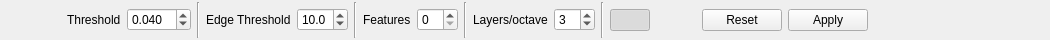
<?xml version="1.0" encoding="UTF-8"?>
<ui version="4.0">
 <class>barTELEA</class>
 <widget class="QWidget" name="barTELEA">
  <property name="enabled">
   <bool>true</bool>
  </property>
  <property name="geometry">
   <rect>
    <x>0</x>
    <y>0</y>
    <width>1050</width>
    <height>40</height>
   </rect>
  </property>
  <property name="sizePolicy">
   <sizepolicy hsizetype="Expanding" vsizetype="Preferred">
    <horstretch>0</horstretch>
    <verstretch>0</verstretch>
   </sizepolicy>
  </property>
  <property name="minimumSize">
   <size>
    <width>0</width>
    <height>40</height>
   </size>
  </property>
  <property name="maximumSize">
   <size>
    <width>16777215</width>
    <height>40</height>
   </size>
  </property>
  <property name="windowTitle">
   <string>TELEA Parameters Toolbar</string>
  </property>
  <layout class="QHBoxLayout" name="horizontalLayout_2">
   <property name="topMargin">
    <number>2</number>
   </property>
   <property name="rightMargin">
    <number>4</number>
   </property>
   <property name="bottomMargin">
    <number>2</number>
   </property>
   <item>
    <widget class="QLabel" name="label">
     <property name="minimumSize">
      <size>
       <width>24</width>
       <height>24</height>
      </size>
     </property>
     <property name="maximumSize">
      <size>
       <width>24</width>
       <height>24</height>
      </size>
     </property>
     <property name="text">
      <string/>
     </property>
     <property name="pixmap">
      <pixmap resource="../icon_src.qrc">:/icons/Sift.png</pixmap>
     </property>
     <property name="scaledContents">
      <bool>true</bool>
     </property>
    </widget>
   </item>
   <item>
    <widget class="QFrame" name="frame_9">
     <property name="sizePolicy">
      <sizepolicy hsizetype="Fixed" vsizetype="Preferred">
       <horstretch>0</horstretch>
       <verstretch>0</verstretch>
      </sizepolicy>
     </property>
     <property name="minimumSize">
      <size>
       <width>20</width>
       <height>0</height>
      </size>
     </property>
     <property name="maximumSize">
      <size>
       <width>20</width>
       <height>16777215</height>
      </size>
     </property>
    </widget>
   </item>
   <item>
    <widget class="QLabel" name="label_6">
     <property name="text">
      <string>Threshold</string>
     </property>
     <property name="buddy">
      <cstring>uiDoubleSpinBoxThreshold</cstring>
     </property>
    </widget>
   </item>
   <item>
    <widget class="QDoubleSpinBox" name="uiDoubleSpinBoxThreshold">
     <property name="decimals">
      <number>3</number>
     </property>
     <property name="minimum">
      <double>0.001000000000000</double>
     </property>
     <property name="maximum">
      <double>10.000000000000000</double>
     </property>
     <property name="singleStep">
      <double>0.010000000000000</double>
     </property>
     <property name="value">
      <double>0.040000000000000</double>
     </property>
    </widget>
   </item>
   <item>
    <widget class="Line" name="line_2">
     <property name="orientation">
      <enum>Qt::Vertical</enum>
     </property>
    </widget>
   </item>
   <item>
    <widget class="QLabel" name="label_5">
     <property name="text">
      <string>Edge Threshold</string>
     </property>
     <property name="buddy">
      <cstring>uiDoubleSpinBoxEdgeThreshold</cstring>
     </property>
    </widget>
   </item>
   <item>
    <widget class="QDoubleSpinBox" name="uiDoubleSpinBoxEdgeThreshold">
     <property name="decimals">
      <number>1</number>
     </property>
     <property name="minimum">
      <double>1.000000000000000</double>
     </property>
     <property name="maximum">
      <double>99.900000000000006</double>
     </property>
     <property name="singleStep">
      <double>0.100000000000000</double>
     </property>
     <property name="value">
      <double>10.000000000000000</double>
     </property>
    </widget>
   </item>
   <item>
    <widget class="Line" name="line">
     <property name="orientation">
      <enum>Qt::Vertical</enum>
     </property>
    </widget>
   </item>
   <item>
    <widget class="QLabel" name="label_7">
     <property name="text">
      <string>Features</string>
     </property>
     <property name="buddy">
      <cstring>uiSpinBoxFeatures</cstring>
     </property>
    </widget>
   </item>
   <item>
    <widget class="QSpinBox" name="uiSpinBoxFeatures">
     <property name="minimum">
      <number>0</number>
     </property>
     <property name="value">
      <number>0</number>
     </property>
    </widget>
   </item>
   <item>
    <widget class="Line" name="line_4">
     <property name="orientation">
      <enum>Qt::Vertical</enum>
     </property>
    </widget>
   </item>
   <item>
    <widget class="QLabel" name="label_8">
     <property name="text">
      <string>Layers/octave</string>
     </property>
     <property name="buddy">
      <cstring>uiSpinBoxLayers</cstring>
     </property>
    </widget>
   </item>
   <item>
    <widget class="QSpinBox" name="uiSpinBoxLayers">
     <property name="minimum">
      <number>1</number>
     </property>
     <property name="value">
      <number>3</number>
     </property>
    </widget>
   </item>
   <item>
    <widget class="Line" name="line_3">
     <property name="orientation">
      <enum>Qt::Vertical</enum>
     </property>
    </widget>
   </item>
   <item>
    <widget class="QPushButton" name="uiPushButtonShowOrientation">
     <property name="toolTip">
      <string>Show Orientation</string>
     </property>
     <property name="text">
      <string/>
     </property>
     <property name="icon">
      <iconset resource="../icon_src.qrc">
       <normaloff>:/icons/draw-donut.svg</normaloff>:/icons/draw-donut.svg</iconset>
     </property>
     <property name="iconSize">
      <size>
       <width>24</width>
       <height>24</height>
      </size>
     </property>
     <property name="checkable">
      <bool>true</bool>
     </property>
     <property name="checked">
      <bool>true</bool>
     </property>
    </widget>
   </item>
   <item>
    <widget class="QFrame" name="frame_8">
     <property name="sizePolicy">
      <sizepolicy hsizetype="Fixed" vsizetype="Preferred">
       <horstretch>0</horstretch>
       <verstretch>0</verstretch>
      </sizepolicy>
     </property>
     <property name="minimumSize">
      <size>
       <width>40</width>
       <height>0</height>
      </size>
     </property>
     <property name="maximumSize">
      <size>
       <width>40</width>
       <height>16777215</height>
      </size>
     </property>
     <property name="frameShape">
      <enum>QFrame::NoFrame</enum>
     </property>
     <property name="frameShadow">
      <enum>QFrame::Raised</enum>
     </property>
    </widget>
   </item>
   <item>
    <widget class="QDialogButtonBox" name="uiButtonBox">
     <property name="sizePolicy">
      <sizepolicy hsizetype="Fixed" vsizetype="Fixed">
       <horstretch>0</horstretch>
       <verstretch>0</verstretch>
      </sizepolicy>
     </property>
     <property name="standardButtons">
      <set>QDialogButtonBox::Apply|QDialogButtonBox::Reset</set>
     </property>
    </widget>
   </item>
   <item>
    <spacer name="horizontalSpacer_2">
     <property name="orientation">
      <enum>Qt::Horizontal</enum>
     </property>
     <property name="sizeHint" stdset="0">
      <size>
       <width>15</width>
       <height>20</height>
      </size>
     </property>
    </spacer>
   </item>
  </layout>
 </widget>
 <tabstops>
  <tabstop>uiDoubleSpinBoxThreshold</tabstop>
  <tabstop>uiDoubleSpinBoxEdgeThreshold</tabstop>
  <tabstop>uiSpinBoxFeatures</tabstop>
  <tabstop>uiSpinBoxLayers</tabstop>
  <tabstop>uiPushButtonShowOrientation</tabstop>
 </tabstops>
 <resources>
  <include location="../icon_src.qrc"/>
 </resources>
 <connections/>
</ui>
